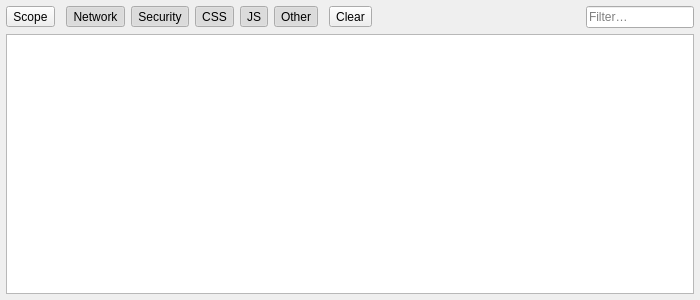
<?xml version="1.0" encoding="UTF-8"?>
<ui version="4.0">
 <class>Otter::ErrorConsoleWidget</class>
 <widget class="QWidget" name="Otter::ErrorConsoleWidget">
  <property name="geometry">
   <rect>
    <x>0</x>
    <y>0</y>
    <width>700</width>
    <height>300</height>
   </rect>
  </property>
  <layout class="QVBoxLayout" name="verticalLayout">
   <property name="leftMargin">
    <number>6</number>
   </property>
   <property name="topMargin">
    <number>6</number>
   </property>
   <property name="rightMargin">
    <number>6</number>
   </property>
   <property name="bottomMargin">
    <number>6</number>
   </property>
   <item>
    <layout class="QHBoxLayout" name="horizontalLayout">
     <item>
      <widget class="QToolButton" name="scopeButton">
       <property name="text">
        <string>Scope</string>
       </property>
       <property name="popupMode">
        <enum>QToolButton::InstantPopup</enum>
       </property>
       <property name="toolButtonStyle">
        <enum>Qt::ToolButtonTextBesideIcon</enum>
       </property>
      </widget>
     </item>
     <item>
      <spacer name="shortSpacer1">
       <property name="orientation">
        <enum>Qt::Horizontal</enum>
       </property>
       <property name="sizeType">
        <enum>QSizePolicy::Fixed</enum>
       </property>
       <property name="sizeHint" stdset="0">
        <size>
         <width>5</width>
         <height>0</height>
        </size>
       </property>
      </spacer>
     </item>
     <item>
      <widget class="QToolButton" name="networkButton">
       <property name="text">
        <string>Network</string>
       </property>
       <property name="checkable">
        <bool>true</bool>
       </property>
       <property name="checked">
        <bool>true</bool>
       </property>
       <property name="toolButtonStyle">
        <enum>Qt::ToolButtonTextBesideIcon</enum>
       </property>
      </widget>
     </item>
     <item>
      <widget class="QToolButton" name="securityButton">
       <property name="text">
        <string>Security</string>
       </property>
       <property name="checkable">
        <bool>true</bool>
       </property>
       <property name="checked">
        <bool>true</bool>
       </property>
       <property name="toolButtonStyle">
        <enum>Qt::ToolButtonTextBesideIcon</enum>
       </property>
      </widget>
     </item>
     <item>
      <widget class="QToolButton" name="cssButton">
       <property name="text">
        <string>CSS</string>
       </property>
       <property name="checkable">
        <bool>true</bool>
       </property>
       <property name="checked">
        <bool>true</bool>
       </property>
       <property name="toolButtonStyle">
        <enum>Qt::ToolButtonTextBesideIcon</enum>
       </property>
      </widget>
     </item>
     <item>
      <widget class="QToolButton" name="javaScriptButton">
       <property name="text">
        <string>JS</string>
       </property>
       <property name="checkable">
        <bool>true</bool>
       </property>
       <property name="checked">
        <bool>true</bool>
       </property>
       <property name="toolButtonStyle">
        <enum>Qt::ToolButtonTextBesideIcon</enum>
       </property>
      </widget>
     </item>
     <item>
      <widget class="QToolButton" name="otherButton">
       <property name="text">
        <string>Other</string>
       </property>
       <property name="checkable">
        <bool>true</bool>
       </property>
       <property name="checked">
        <bool>true</bool>
       </property>
       <property name="toolButtonStyle">
        <enum>Qt::ToolButtonTextBesideIcon</enum>
       </property>
      </widget>
     </item>
     <item>
      <spacer name="shortSpacer2">
       <property name="orientation">
        <enum>Qt::Horizontal</enum>
       </property>
       <property name="sizeType">
        <enum>QSizePolicy::Fixed</enum>
       </property>
       <property name="sizeHint" stdset="0">
        <size>
         <width>5</width>
         <height>0</height>
        </size>
       </property>
      </spacer>
     </item>
     <item>
      <widget class="QToolButton" name="clearButton">
       <property name="text">
        <string>Clear</string>
       </property>
       <property name="toolButtonStyle">
        <enum>Qt::ToolButtonTextOnly</enum>
       </property>
      </widget>
     </item>
     <item>
      <spacer name="flexibleSpacer">
       <property name="orientation">
        <enum>Qt::Horizontal</enum>
       </property>
       <property name="sizeHint" stdset="0">
        <size>
         <width>40</width>
         <height>20</height>
        </size>
       </property>
      </spacer>
     </item>
     <item>
      <widget class="QLineEdit" name="filterLineEdit">
       <property name="sizePolicy">
        <sizepolicy hsizetype="Preferred" vsizetype="Fixed">
         <horstretch>0</horstretch>
         <verstretch>0</verstretch>
        </sizepolicy>
       </property>
       <property name="placeholderText">
        <string>Filter…</string>
       </property>
       <property name="clearButtonEnabled">
        <bool>true</bool>
       </property>
      </widget>
     </item>
    </layout>
   </item>
   <item>
    <widget class="QTreeView" name="consoleView">
     <property name="contextMenuPolicy">
      <enum>Qt::CustomContextMenu</enum>
     </property>
     <property name="editTriggers">
      <set>QAbstractItemView::NoEditTriggers</set>
     </property>
     <property name="showDropIndicator" stdset="0">
      <bool>false</bool>
     </property>
     <attribute name="headerVisible">
      <bool>false</bool>
     </attribute>
    </widget>
   </item>
  </layout>
 </widget>
 <resources/>
 <connections/>
</ui>
